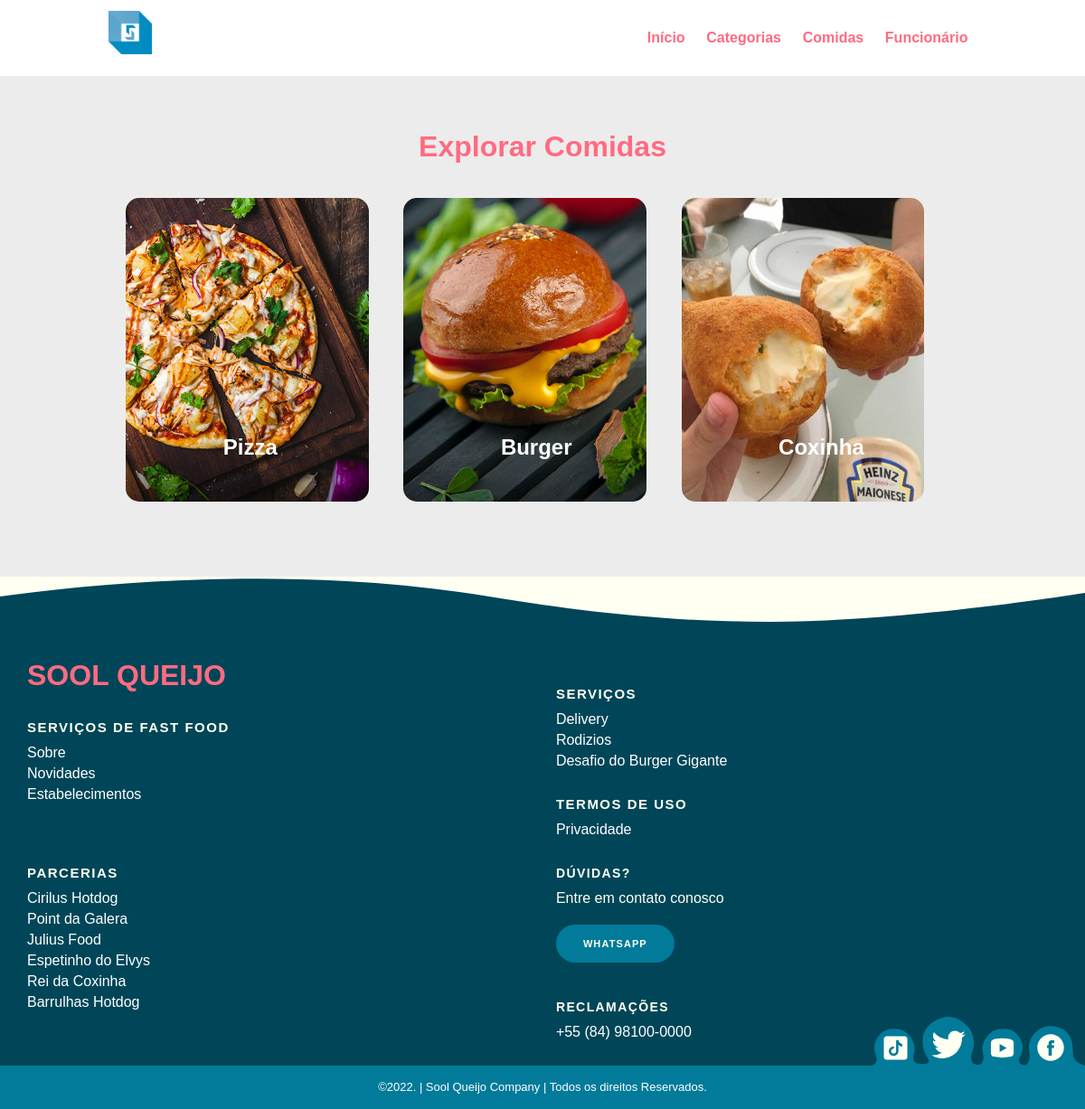
/categories.php, run on the app's committed database.
### tables this page shows
CREATE TABLE `tbl_category` (
  `id` int(10) UNSIGNED NOT NULL,
  `title` varchar(100) NOT NULL,
  `image_name` varchar(255) NOT NULL,
  `featured` varchar(10) NOT NULL,
  `active` varchar(10) NOT NULL
);

### categories.php (the view, shortened to what this page needs)
<?php
include('partials-front/menu.php');
?>
<section class="categories">
    <div class="container">
        <h2 class="text-center">Explorar Comidas</h2><?php $sql="SELECT * FROM tbl_category WHERE active='Yes'";
$res=mysqli_query($conn, $sql);
$count=mysqli_num_rows($res);
if($count>0) {
    while($row=mysqli_fetch_assoc($res)) {
        $id=$row['id'];
        $title=$row['title'];
        $image_name=$row['image_name'];
        ?><a href="<?php echo SITEURL; ?>category-foods.php?category_id=<?php echo $id; ?>">
            <div class="box-3 float-container"><?php if($image_name=="") {
            echo "<div class='error'>Imagem não encontrada.</div>";
        }
        else {
            ?><img src="<?php echo SITEURL; ?>images/category/<?php echo $image_name; ?>" alt="Imagem das categorias de lanches"
                    class="img-responsive img-curve"><?php
        }
        ?>
        <h3 class="float-text text-white"><?php echo $title;
        ?>
        </h3>
            </div>
        </a>
        <?php
    }
}
else {
    echo "<div class='error'>Categoria não encontrada.</div>";
}
?>
    </div>
</section><?php include('partials-front/footer.php');

### css/style.css (style rules this page uses)
* { margin: 0 0; padding: 0 0; font-family: Arial, Helvetica, sans-serif; }
.container { width: 80%; margin: 0 auto; padding: 1%; }
.img-responsive { width: 100%; }
.img-curve { border-radius: 15px; }
.text-center { text-align: center; }
.text-white { color: white; }
a { color: #ff6b81; text-decoration: none; }
h2 { color: #ff6b81; font-size: 2rem; margin-bottom: 2%; }
h3 { font-size: 1.5rem; }
.float-container { position: relative; }
.float-text { position: absolute; bottom: 50px; left: 40%; }
.categories { padding: 4% 0; background-color: #ececec; }
.box-3 { width: 28%; float: left; margin: 2%; }

### data on the page
tbl_category: image_name (picture), title "Pizza"
tbl_category: image_name (picture), title "Burger"
tbl_category: image_name (picture), title "Coxinha"
